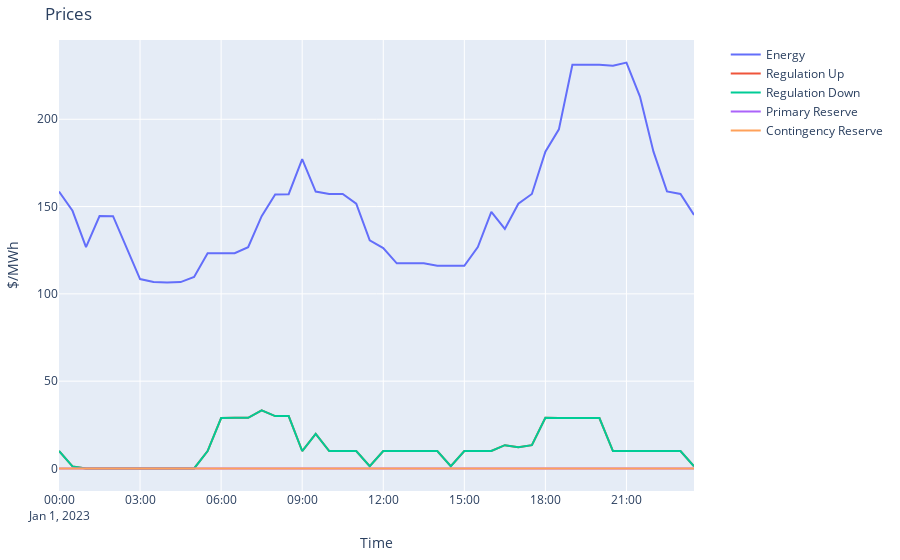
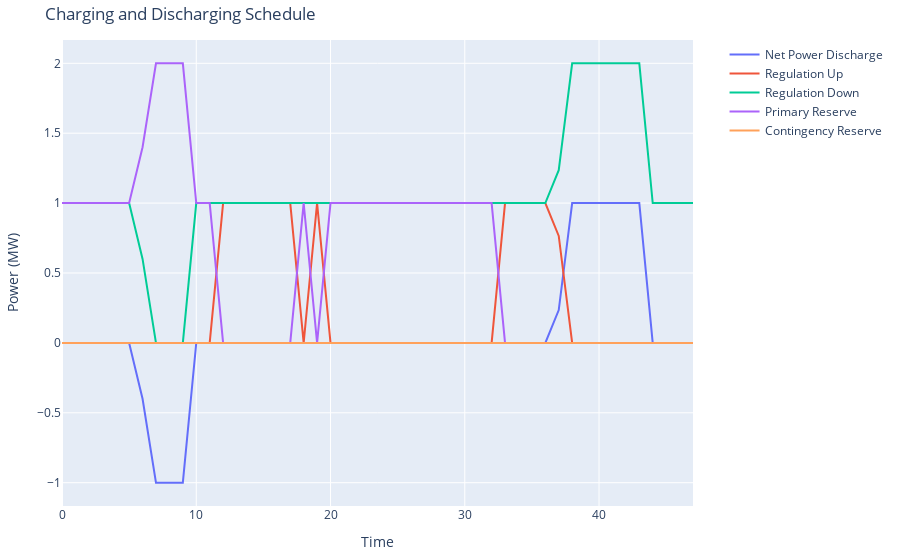
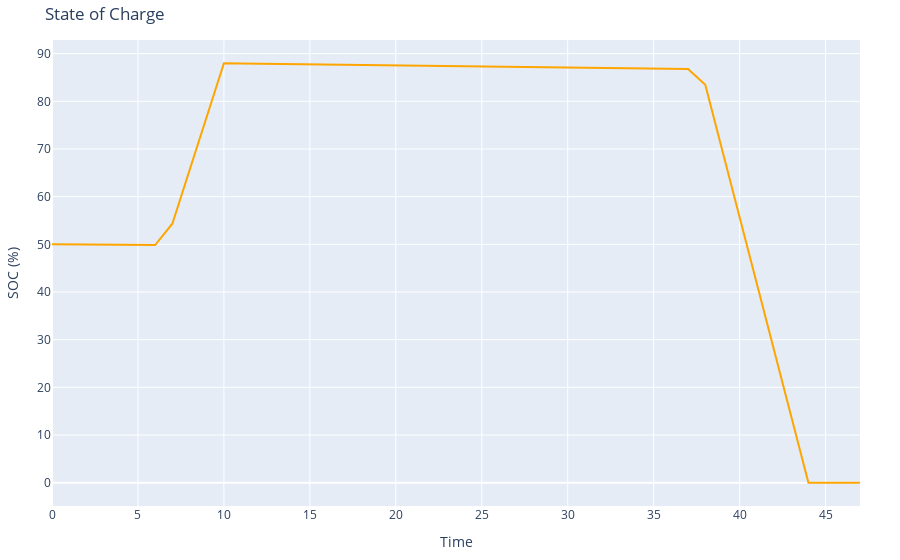

The notebook cell these images were saved under, in order:
### Code cell
start_time = 0
end_time = 48

fig_price = go.Figure()
fig_price.add_trace(go.Scatter(x=price_df[start_time:end_time].index, y=price_df['arb_energy_price'], mode='lines', name='Energy'))
fig_price.add_trace(go.Scatter(x=price_df[start_time:end_time].index, y=price_df['reg_up_price'], mode='lines', name='Regulation Up'))
fig_price.add_trace(go.Scatter(x=price_df[start_time:end_time].index, y=price_df['reg_down_price'], mode='lines', name='Regulation Down'))
fig_price.add_trace(go.Scatter(x=price_df[start_time:end_time].index, y=price_df['pres_capacity_price'], mode='lines', name='Primary Reserve'))
fig_price.add_trace(go.Scatter(x=price_df[start_time:end_time].index, y=price_df['cres_capacity_price'], mode='lines', name='Contingency Reserve'))

fig_price.update_layout(
    title='Prices',
    xaxis_title='Time',
    yaxis_title='$/MWh',
    # xaxis=dict(
    #     tickmode='linear',
    #     dtick=86400000.0 * 30,  # 86400000.0 milliseconds in a day * 30 days
    # ),
    legend=dict(x=1.05, y=1),  # Position the legend outside the plot
    autosize=True,
    margin=dict(l=40, r=40, t=40, b=40),
)
fig_price.show()

# Create interactive plot for charging and discharging
fig_charge_discharge = go.Figure()
fig_charge_discharge.add_trace(go.Scatter(x=result_df[start_time:end_time].index, y=result_df['net_discharge'], mode='lines', name='Net Power Discharge'))
fig_charge_discharge.add_trace(go.Scatter(x=result_df[start_time:end_time].index, y=result_df['reg_up'], mode='lines', name='Regulation Up'))
fig_charge_discharge.add_trace(go.Scatter(x=result_df[start_time:end_time].index, y=result_df['reg_down'], mode='lines', name='Regulation Down'))
fig_charge_discharge.add_trace(go.Scatter(x=result_df[start_time:end_time].index, y=result_df['pres'], mode='lines', name='Primary Reserve'))
fig_charge_discharge.add_trace(go.Scatter(x=result_df[start_time:end_time].index, y=result_df['cres'], mode='lines', name='Contingency Reserve'))

fig_charge_discharge.update_layout(
    title='Charging and Discharging Schedule',
    xaxis_title='Time',
    yaxis_title='Power (MW)',
    # xaxis=dict(
    #     tickmode='linear',
    #     dtick=86400000.0 * 30,  # 86400000.0 milliseconds in a day * 30 days
    # ),
    legend=dict(x=1.05, y=1),  # Position the legend outside the plot
    autosize=True,
    margin=dict(l=40, r=40, t=40, b=40),
)
fig_charge_discharge.show()

# Create interactive plot for charging and discharging
fig_soc = go.Figure()
fig_soc.add_trace(go.Scatter(x=result_df.index[start_time:end_time], y=result_df['soc_percent']*100, mode='lines', name='net', line=dict(color='orange')))
fig_soc.update_layout(
    title='State of Charge',
    xaxis_title='Time',
    yaxis_title='SOC (%)',
    # xaxis=dict(
    #     tickmode='linear',
    #     dtick=86400000.0 * 30,  # 86400000.0 milliseconds in a day * 30 days
    # ),
    legend=dict(x=1.05, y=1),  # Position the legend outside the plot
    autosize=True,
    margin=dict(l=40, r=40, t=40, b=40),
)
fig_soc.show()

### Figure 1 — Plotly figure (JSON) as saved in the notebook; plotly's stock layout.template omitted (floating-point values rounded to 4 significant figures; data arrays with more than 128 entries replaced by an {"elided": "..."} marker saying what was removed)
{"data": [{"mode": "lines", "name": "Energy", "type": "scatter", "x": ["2023-01-01T00:00:00", "2023-01-01T00:30:00", "2023-01-01T01:00:00", "2023-01-01T01:30:00", "2023-01-01T02:00:00", "2023-01-01T02:30:00", "2023-01-01T03:00:00", "2023-01-01T03:30:00", "2023-01-01T04:00:00", "2023-01-01T04:30:00", "2023-01-01T05:00:00", "2023-01-01T05:30:00", "2023-01-01T06:00:00", "2023-01-01T06:30:00", "2023-01-01T07:00:00", "2023-01-01T07:30:00", "2023-01-01T08:00:00", "2023-01-01T08:30:00", "2023-01-01T09:00:00", "2023-01-01T09:30:00", "2023-01-01T10:00:00", "2023-01-01T10:30:00", "2023-01-01T11:00:00", "2023-01-01T11:30:00", "2023-01-01T12:00:00", "2023-01-01T12:30:00", "2023-01-01T13:00:00", "2023-01-01T13:30:00", "2023-01-01T14:00:00", "2023-01-01T14:30:00", "2023-01-01T15:00:00", "2023-01-01T15:30:00", "2023-01-01T16:00:00", "2023-01-01T16:30:00", "2023-01-01T17:00:00", "2023-01-01T17:30:00", "2023-01-01T18:00:00", "2023-01-01T18:30:00", "2023-01-01T19:00:00", "2023-01-01T19:30:00", "2023-01-01T20:00:00", "2023-01-01T20:30:00", "2023-01-01T21:00:00", "2023-01-01T21:30:00", "2023-01-01T22:00:00", "2023-01-01T22:30:00", "2023-01-01T23:00:00", "2023-01-01T23:30:00"], "y": {"elided": "16992 float values"}}, {"mode": "lines", "name": "Regulation Up", "type": "scatter", "x": ["2023-01-01T00:00:00", "2023-01-01T00:30:00", "2023-01-01T01:00:00", "2023-01-01T01:30:00", "2023-01-01T02:00:00", "2023-01-01T02:30:00", "2023-01-01T03:00:00", "2023-01-01T03:30:00", "2023-01-01T04:00:00", "2023-01-01T04:30:00", "2023-01-01T05:00:00", "2023-01-01T05:30:00", "2023-01-01T06:00:00", "2023-01-01T06:30:00", "2023-01-01T07:00:00", "2023-01-01T07:30:00", "2023-01-01T08:00:00", "2023-01-01T08:30:00", "2023-01-01T09:00:00", "2023-01-01T09:30:00", "2023-01-01T10:00:00", "2023-01-01T10:30:00", "2023-01-01T11:00:00", "2023-01-01T11:30:00", "2023-01-01T12:00:00", "2023-01-01T12:30:00", "2023-01-01T13:00:00", "2023-01-01T13:30:00", "2023-01-01T14:00:00", "2023-01-01T14:30:00", "2023-01-01T15:00:00", "2023-01-01T15:30:00", "2023-01-01T16:00:00", "2023-01-01T16:30:00", "2023-01-01T17:00:00", "2023-01-01T17:30:00", "2023-01-01T18:00:00", "2023-01-01T18:30:00", "2023-01-01T19:00:00", "2023-01-01T19:30:00", "2023-01-01T20:00:00", "2023-01-01T20:30:00", "2023-01-01T21:00:00", "2023-01-01T21:30:00", "2023-01-01T22:00:00", "2023-01-01T22:30:00", "2023-01-01T23:00:00", "2023-01-01T23:30:00"], "y": {"elided": "16992 float values"}}, {"mode": "lines", "name": "Regulation Down", "type": "scatter", "x": ["2023-01-01T00:00:00", "2023-01-01T00:30:00", "2023-01-01T01:00:00", "2023-01-01T01:30:00", "2023-01-01T02:00:00", "2023-01-01T02:30:00", "2023-01-01T03:00:00", "2023-01-01T03:30:00", "2023-01-01T04:00:00", "2023-01-01T04:30:00", "2023-01-01T05:00:00", "2023-01-01T05:30:00", "2023-01-01T06:00:00", "2023-01-01T06:30:00", "2023-01-01T07:00:00", "2023-01-01T07:30:00", "2023-01-01T08:00:00", "2023-01-01T08:30:00", "2023-01-01T09:00:00", "2023-01-01T09:30:00", "2023-01-01T10:00:00", "2023-01-01T10:30:00", "2023-01-01T11:00:00", "2023-01-01T11:30:00", "2023-01-01T12:00:00", "2023-01-01T12:30:00", "2023-01-01T13:00:00", "2023-01-01T13:30:00", "2023-01-01T14:00:00", "2023-01-01T14:30:00", "2023-01-01T15:00:00", "2023-01-01T15:30:00", "2023-01-01T16:00:00", "2023-01-01T16:30:00", "2023-01-01T17:00:00", "2023-01-01T17:30:00", "2023-01-01T18:00:00", "2023-01-01T18:30:00", "2023-01-01T19:00:00", "2023-01-01T19:30:00", "2023-01-01T20:00:00", "2023-01-01T20:30:00", "2023-01-01T21:00:00", "2023-01-01T21:30:00", "2023-01-01T22:00:00", "2023-01-01T22:30:00", "2023-01-01T23:00:00", "2023-01-01T23:30:00"], "y": {"elided": "16992 float values"}}, {"mode": "lines", "name": "Primary Reserve", "type": "scatter", "x": ["2023-01-01T00:00:00", "2023-01-01T00:30:00", "2023-01-01T01:00:00", "2023-01-01T01:30:00", "2023-01-01T02:00:00", "2023-01-01T02:30:00", "2023-01-01T03:00:00", "2023-01-01T03:30:00", "2023-01-01T04:00:00", "2023-01-01T04:30:00", "2023-01-01T05:00:00", "2023-01-01T05:30:00", "2023-01-01T06:00:00", "2023-01-01T06:30:00", "2023-01-01T07:00:00", "2023-01-01T07:30:00", "2023-01-01T08:00:00", "2023-01-01T08:30:00", "2023-01-01T09:00:00", "2023-01-01T09:30:00", "2023-01-01T10:00:00", "2023-01-01T10:30:00", "2023-01-01T11:00:00", "2023-01-01T11:30:00", "2023-01-01T12:00:00", "2023-01-01T12:30:00", "2023-01-01T13:00:00", "2023-01-01T13:30:00", "2023-01-01T14:00:00", "2023-01-01T14:30:00", "2023-01-01T15:00:00", "2023-01-01T15:30:00", "2023-01-01T16:00:00", "2023-01-01T16:30:00", "2023-01-01T17:00:00", "2023-01-01T17:30:00", "2023-01-01T18:00:00", "2023-01-01T18:30:00", "2023-01-01T19:00:00", "2023-01-01T19:30:00", "2023-01-01T20:00:00", "2023-01-01T20:30:00", "2023-01-01T21:00:00", "2023-01-01T21:30:00", "2023-01-01T22:00:00", "2023-01-01T22:30:00", "2023-01-01T23:00:00", "2023-01-01T23:30:00"], "y": {"elided": "16992 float values"}}, {"mode": "lines", "name": "Contingency Reserve", "type": "scatter", "x": ["2023-01-01T00:00:00", "2023-01-01T00:30:00", "2023-01-01T01:00:00", "2023-01-01T01:30:00", "2023-01-01T02:00:00", "2023-01-01T02:30:00", "2023-01-01T03:00:00", "2023-01-01T03:30:00", "2023-01-01T04:00:00", "2023-01-01T04:30:00", "2023-01-01T05:00:00", "2023-01-01T05:30:00", "2023-01-01T06:00:00", "2023-01-01T06:30:00", "2023-01-01T07:00:00", "2023-01-01T07:30:00", "2023-01-01T08:00:00", "2023-01-01T08:30:00", "2023-01-01T09:00:00", "2023-01-01T09:30:00", "2023-01-01T10:00:00", "2023-01-01T10:30:00", "2023-01-01T11:00:00", "2023-01-01T11:30:00", "2023-01-01T12:00:00", "2023-01-01T12:30:00", "2023-01-01T13:00:00", "2023-01-01T13:30:00", "2023-01-01T14:00:00", "2023-01-01T14:30:00", "2023-01-01T15:00:00", "2023-01-01T15:30:00", "2023-01-01T16:00:00", "2023-01-01T16:30:00", "2023-01-01T17:00:00", "2023-01-01T17:30:00", "2023-01-01T18:00:00", "2023-01-01T18:30:00", "2023-01-01T19:00:00", "2023-01-01T19:30:00", "2023-01-01T20:00:00", "2023-01-01T20:30:00", "2023-01-01T21:00:00", "2023-01-01T21:30:00", "2023-01-01T22:00:00", "2023-01-01T22:30:00", "2023-01-01T23:00:00", "2023-01-01T23:30:00"], "y": {"elided": "16992 float values"}}], "layout": {"autosize": true, "legend": {"x": 1.05, "y": 1}, "margin": {"b": 40, "l": 40, "r": 40, "t": 40}, "title": {"text": "Prices"}, "xaxis": {"title": {"text": "Time"}}, "yaxis": {"title": {"text": "$/MWh"}}}}

### Figure 2 — Plotly figure (JSON) as saved in the notebook; plotly's stock layout.template omitted (floating-point values rounded to 4 significant figures; data arrays with more than 128 entries replaced by an {"elided": "..."} marker saying what was removed)
{"data": [{"mode": "lines", "name": "Net Power Discharge", "type": "scatter", "x": [0, 1, 2, 3, 4, 5, 6, 7, 8, 9, 10, 11, 12, 13, 14, 15, 16, 17, 18, 19, 20, 21, 22, 23, 24, 25, 26, 27, 28, 29, 30, 31, 32, 33, 34, 35, 36, 37, 38, 39, 40, 41, 42, 43, 44, 45, 46, 47], "y": {"elided": "16992 float values"}}, {"mode": "lines", "name": "Regulation Up", "type": "scatter", "x": [0, 1, 2, 3, 4, 5, 6, 7, 8, 9, 10, 11, 12, 13, 14, 15, 16, 17, 18, 19, 20, 21, 22, 23, 24, 25, 26, 27, 28, 29, 30, 31, 32, 33, 34, 35, 36, 37, 38, 39, 40, 41, 42, 43, 44, 45, 46, 47], "y": {"elided": "16992 float values"}}, {"mode": "lines", "name": "Regulation Down", "type": "scatter", "x": [0, 1, 2, 3, 4, 5, 6, 7, 8, 9, 10, 11, 12, 13, 14, 15, 16, 17, 18, 19, 20, 21, 22, 23, 24, 25, 26, 27, 28, 29, 30, 31, 32, 33, 34, 35, 36, 37, 38, 39, 40, 41, 42, 43, 44, 45, 46, 47], "y": {"elided": "16992 float values"}}, {"mode": "lines", "name": "Primary Reserve", "type": "scatter", "x": [0, 1, 2, 3, 4, 5, 6, 7, 8, 9, 10, 11, 12, 13, 14, 15, 16, 17, 18, 19, 20, 21, 22, 23, 24, 25, 26, 27, 28, 29, 30, 31, 32, 33, 34, 35, 36, 37, 38, 39, 40, 41, 42, 43, 44, 45, 46, 47], "y": {"elided": "16992 float values"}}, {"mode": "lines", "name": "Contingency Reserve", "type": "scatter", "x": [0, 1, 2, 3, 4, 5, 6, 7, 8, 9, 10, 11, 12, 13, 14, 15, 16, 17, 18, 19, 20, 21, 22, 23, 24, 25, 26, 27, 28, 29, 30, 31, 32, 33, 34, 35, 36, 37, 38, 39, 40, 41, 42, 43, 44, 45, 46, 47], "y": {"elided": "16992 float values"}}], "layout": {"autosize": true, "legend": {"x": 1.05, "y": 1}, "margin": {"b": 40, "l": 40, "r": 40, "t": 40}, "title": {"text": "Charging and Discharging Schedule"}, "xaxis": {"title": {"text": "Time"}}, "yaxis": {"title": {"text": "Power (MW)"}}}}

### Figure 3 — Plotly figure (JSON) as saved in the notebook; plotly's stock layout.template omitted (floating-point values rounded to 4 significant figures; data arrays with more than 128 entries replaced by an {"elided": "..."} marker saying what was removed)
{"data": [{"line": {"color": "orange"}, "mode": "lines", "name": "net", "type": "scatter", "x": [0, 1, 2, 3, 4, 5, 6, 7, 8, 9, 10, 11, 12, 13, 14, 15, 16, 17, 18, 19, 20, 21, 22, 23, 24, 25, 26, 27, 28, 29, 30, 31, 32, 33, 34, 35, 36, 37, 38, 39, 40, 41, 42, 43, 44, 45, 46, 47], "y": {"elided": "16992 float values"}}], "layout": {"autosize": true, "legend": {"x": 1.05, "y": 1}, "margin": {"b": 40, "l": 40, "r": 40, "t": 40}, "title": {"text": "State of Charge"}, "xaxis": {"title": {"text": "Time"}}, "yaxis": {"title": {"text": "SOC (%)"}}}}
